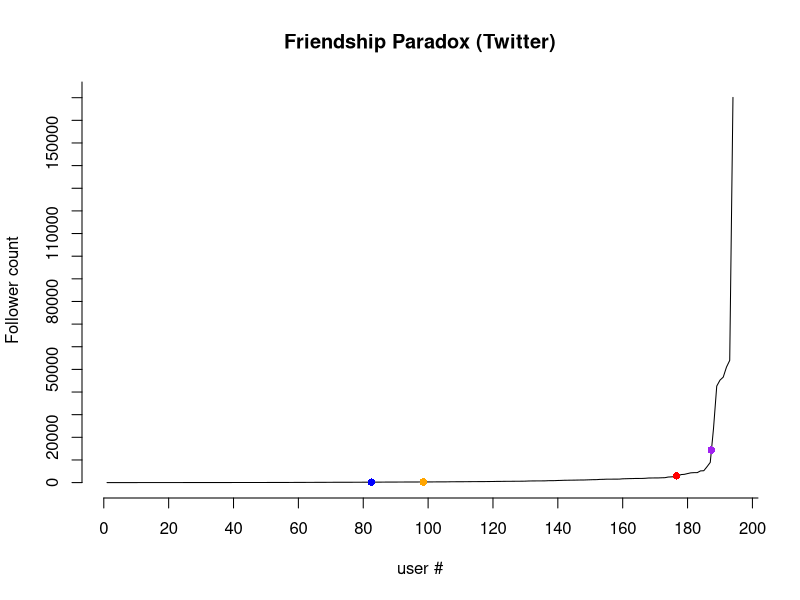

Recreate this plot in R.
#read friendcount values
setwd('C:/users/nathaniel/appdata/local/programs/Assignment 4/')
fcount <- read.table("followercount.txt", header=FALSE, sep=",")
attach(fcount)
sortfollowers <- fcount[order(V2),]
sortedfollowers <- c(sort(V2))
plot(sortedfollowers, type='l', axes=FALSE, ann=FALSE)
points(82.5, 194, col="blue", pch=16) #acnwala is blue
points(176.6, mean(V2), col="red", pch=16) #mean is red
points(187.3, sqrt(var(V2)), col="purple", pch=16) #stddev is purple
points(98.5, median(V2), col="orange", pch=16) #median is orange
axis(1, at=20*0:200)
axis(2, at=10000*0:110000)
title(main="Friendship Paradox (Twitter)")
title(xlab="user #")
title(ylab="Follower count")
print(mean(V2))
print(sqrt(var(V2)))
print(median(V2))
detach(fcount)